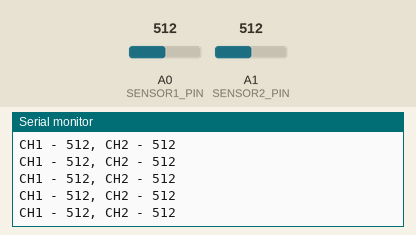
Bench run of a sketch on a simulated Arduino Uno, built with avr-gcc and run on an emulated ATmega328P. On the bench: the last lines printed to the serial monitor. The inputs (shaded band) are chosen by the test bench; at power-on: A0 (SENSOR1_PIN) = 512, A1 (SENSOR2_PIN) = 512.

Above: at 1.2 s.
1.3 s: A0 (SENSOR1_PIN) set to 987
At 1.8 s:
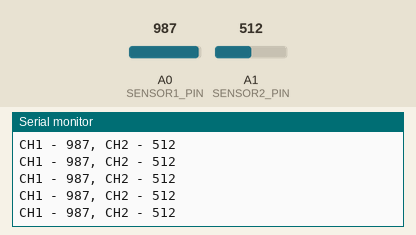
2.8 s: A0 (SENSOR1_PIN) set to 1010
At 3.8 s:
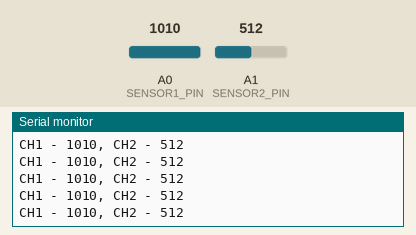
4.3 s: A1 (SENSOR2_PIN) set to 107
At 5.1 s:
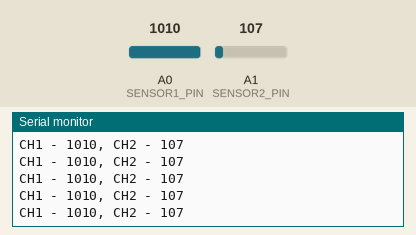
7.3 s: A1 (SENSOR2_PIN) set to 89
At 8.1 s:
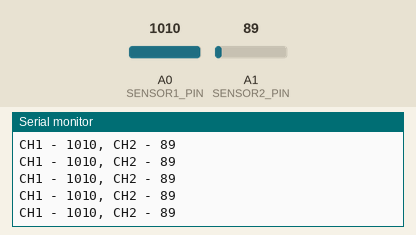
8.8 s: A1 (SENSOR2_PIN) set to 11
At 9.9 s:
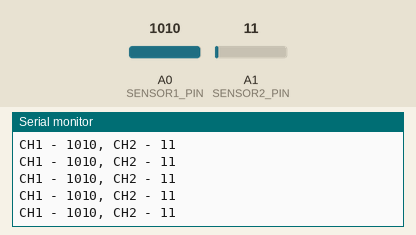
11.8 s: A1 (SENSOR2_PIN) set to 8
At 12.9 s:
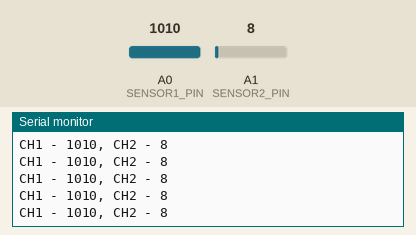
Timing chart, 0 to 14.8 s (numbered marks = the images above; inputs shaded):
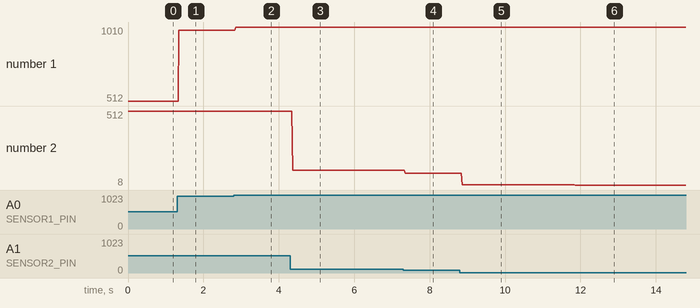

Measured:
- after the input at 1.3 s, the serial monitor: prints a new line after 0.05 s (image 1)
- after the input at 2.8 s, the serial monitor: prints a new line after 0.06 s (image 2)
- after the input at 4.3 s, the serial monitor: prints a new line after 0.07 s (image 3)
- after the input at 7.3 s, the serial monitor: prints a new line after 0.06 s (image 4)
- after the input at 8.8 s, the serial monitor: prints a new line after 0.07 s (image 5)
- after the input at 11.8 s, the serial monitor: prints a new line after 0.06 s (image 6)
- plotted number 1: 512 → 987 after the input at 1.3 s, 987 → 1010 after the input at 2.8 s
- plotted number 2: 512 → 107 after the input at 4.3 s, 107 → 89 after the input at 7.3 s, 89 → 11 after the input at 8.8 s, 11 → 8 after the input at 11.8 s

The sketch:

hl_mini_line_check.ino
```cpp
// (licence header left out)
// Выводы двух каналов датчика линии
const byte SENSOR1_PIN = A0;
const byte SENSOR2_PIN = A1;

void setup() {
  // Настройка скорости отладочного порта
  Serial.begin(9600);

  // Настройка выводов датчика на вход
  pinMode(SENSOR1_PIN, INPUT);
  pinMode(SENSOR2_PIN, INPUT);
}

void loop() {
  // Получение значений каждого канала датчика линии
  word sensor_1 = analogRead(SENSOR1_PIN);
  word sensor_2 = analogRead(SENSOR2_PIN);

  // Вывод значений в монитор порта
  Serial.print("CH1 - ");
  Serial.print(sensor_1);
  Serial.print(", CH2 - ");
  Serial.println(sensor_2);

  delay(20);
}
```
